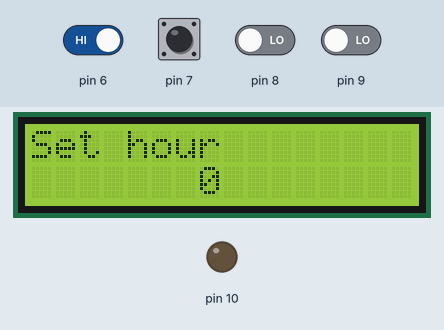
This sketch was run on a simulated Arduino Uno, built with avr-gcc and run on an emulated ATmega328P. Parts: 16×2 character LCD, output pins drawn as LEDs (lit = HIGH). The inputs (shaded band) are chosen by the test bench; at power-on: pin 6, pin 7 HIGH, pin 8, pin 9 LOW. The local clock reads 2024-03-15 10:24:30 at power-on unless the sketch sets it.

Above: at 1.2 s.
1.3 s: pin 9 driven HIGH
At 1.6 s:
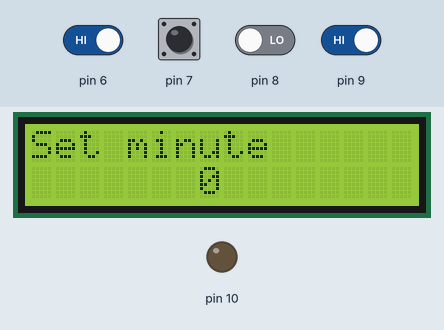
At 2.01 s:
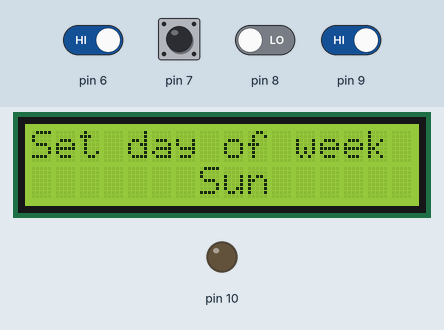
3.4 s: pin 6 driven LOW
At 4.8 s:
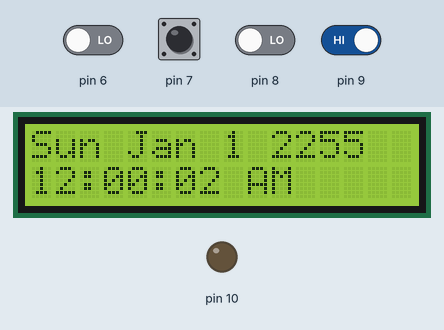
Timing chart, 0 to 6.4 s (numbered marks = the images above; inputs shaded):
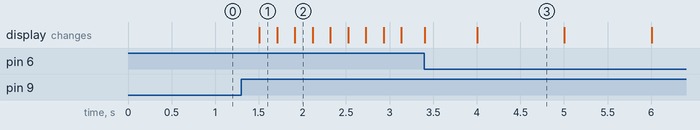

The sketch:

LCDClock.ino
```cpp
#include "RTClib.h"
#include <LiquidCrystal.h>

LiquidCrystal lcd(12, 11, 5, 4, 3, 2);
int alarmState = 0;
int alarmSnooze = 0;
int btnSet = 0;
int btnSel = 0;
int alarmValue = 0;
int alarmCounter = 0;
boolean turnOffAlarm = false;
boolean settingAlarm = false;
int counter = 0;
boolean initialCount = true;
boolean alarmSet = false;
int timeArray[6]; // 0=Hour, 1=Minutes, 2=day, 3=Day of Week, 4=Month, 5=Year;
int timeCounter = 0;
int alarmArray[2];
char* days[] = { "Sun", "Mon", "Tue", "Wed", "Thu", "Fri", "Sat" };
char* months[] = { "Jan", "Feb", "Mar", "Apr", "May", "Jun", "Jul", "Aug", "Sep", "Oct", "Nov", "Dec" };
RTC_DS1307 rtc;    // Create a RealTimeClock object
DateTime now; // Read data from the RTC Chip

void setup()
{
  Serial.begin(9600);
  lcd.begin(16, 2);
  pinMode(10, OUTPUT);
  rtc.begin(); // Start the RTC library code
  rtc.adjust(DateTime(0, 0, 0, 0, 0, 0));
}
void loop()
{
  alarmState = digitalRead(6);
  alarmSnooze = digitalRead(7);
  btnSet = digitalRead(8);
  btnSel = digitalRead(9);

  if (timeCounter == 0)
  {
    if(initialCount == true){
      counter=0;
      initialCount = false;
    }
    setHour();
  }
  else if (timeCounter == 1)
  {
    if(initialCount == true){
      counter=0;
      initialCount =false;
    }
    setMinute();
  }
  else if (timeCounter == 2)
  {
    if(initialCount == true){
      counter= 1;
      initialCount=false;
    }
    setDay();
  }
  else if (timeCounter == 3)
  {
    if(initialCount == true){
      counter = 0;
      initialCount =false;
    }
    setDOW();
  }
  else if (timeCounter == 4)
  {
    if(initialCount==true){
      counter=0;
      initialCount=false;
    }
    setMonth();
  }
  else if (timeCounter == 5)
  {
    if(initialCount==true){
      counter=0;
      initialCount=false;
    }
    setYear();
  }
  else if (timeCounter == 6)
  {
    rtc.adjust(DateTime(2000+timeArray[5], timeArray[4], timeArray[2], timeArray[0], timeArray[1], 0));
    timeCounter++;
    delay(200);
  }
  else if (timeCounter > 6){
    if(alarmState == LOW&&settingAlarm==false){
      now = rtc.now();
      digitalClockDisplay();
    }
    else if(alarmState == HIGH||settingAlarm==true)
    {
      settingAlarm = true;
      if(alarmValue==0){
        if(initialCount==true)
        {
          lcd.clear();
          alarmCounter=0;
          initialCount=false;
        }
        setAlarmHour();
      }
      else if(alarmValue==1){
        if(initialCount==true)
        {
          alarmCounter=0;
          initialCount=false;
        }
        setAlarmMinute();
      }
      else if(alarmValue>1){
        alarmSet = true;
        settingAlarm = false;
      }
    }
    if(alarmArray[0]==now.hour()&&alarmArray[1]==now.minute()&&turnOffAlarm==false&&alarmSet==true&&alarmSnooze==LOW){
      tone(13,262);
      digitalWrite(10, HIGH);
    }
    else if(alarmArray[0]==now.hour() && alarmArray[1]==now.minute()&&turnOffAlarm==false&&alarmSet==true&&alarmSnooze==HIGH){
      noTone(13);
      digitalWrite(10, LOW);
      turnOffAlarm = true;
    }
  }
}

void nextValue(){
  btnSel=LOW;
  // Update array value with counter
  timeArray[timeCounter] = counter;
  counter=0;
  initialCount = true;
  timeCounter++;
  delay(200);
  lcd.clear();
}
void nextAlarmValue(){
  btnSel=LOW;
  // Update array value with counter
  alarmArray[alarmValue] = alarmCounter;
  alarmCounter=0;
  initialCount = true;
  alarmValue++;
  delay(200);
  lcd.clear();
}

void setAlarmHour(){
   if(alarmCounter==24){
    alarmCounter=0;
    lcd.clear();
  }
  lcd.setCursor(0,0);
  lcd.print("Set alarm hour");
  lcd.setCursor(7,1);
  lcd.print(alarmCounter);
  if (btnSet==HIGH)
  {
    alarmCounter++;
    delay(200);
  }
 else if(btnSel==HIGH)
 {
  nextAlarmValue();
 }
}

void setAlarmMinute(){
  if(alarmCounter==59){
  alarmCounter=0;
  lcd.clear();
  }
  lcd.setCursor(0,0);
  lcd.print("Set alarm minute");
  lcd.setCursor(7,1);
  lcd.print(alarmCounter);
  if (btnSet==HIGH)
  {
    alarmCounter++;
    delay(200);
  }
 else if(btnSel==HIGH)
 {
  nextAlarmValue();
 }
}

void setDOW(){
  if(counter==7){
    counter=0;
    lcd.clear();
  }
  lcd.setCursor(0,0);
  lcd.print("Set day of week");
  lcd.setCursor(7,1);
  lcd.print(days[counter]);
  if (btnSet==HIGH)
  {
    counter++;
    delay(200);
  }
 else if(btnSel==HIGH)
 {
  nextValue();
 }
}
void setHour()
{
  if(counter==24){
    counter=0;
    lcd.clear();
  }
  lcd.setCursor(0,0);
  lcd.print("Set hour");
  lcd.setCursor(7,1);
  lcd.print(counter);
  if (btnSet==HIGH)
  {
    counter++;
    delay(200);
  }
 else if(btnSel==HIGH)
 {
  nextValue();
 }
}

// Function to set minutes
void setMinute()
{
  if(counter==60){
    counter=0;
    lcd.clear();
  }
  lcd.setCursor(0,0);
  lcd.print("Set minute");
  lcd.setCursor(7,1);
  lcd.print(counter);
  if (btnSet==HIGH)
  {
    counter++;
    delay(200);
  }
 else if(btnSel==HIGH)
 {
  nextValue();
 }
}

// Function to set date
void setDay()
{
  if(counter==32){
    counter=1;
    lcd.clear();
  }
  lcd.setCursor(0,0);
  lcd.print("Set day");
  lcd.setCursor(7,1);
  lcd.print(counter);
  if (btnSet==HIGH)
  {
    counter++;
    delay(200);
  }
 else if(btnSel==HIGH)
 {
  nextValue();
 }
}

// Function to set month
void setMonth()
{
  if(counter==12){
    counter=0;
    lcd.clear();
  }
  lcd.setCursor(0,0);
  lcd.print("Set month");
  lcd.setCursor(7,1);
  lcd.print(months[counter]);
  if (btnSet==HIGH)
  {
    counter++;
    delay(200);
  }
 else if(btnSel==HIGH)
 {
  nextValue();
 }
}

// Function to set year
void setYear()
{
  lcd.setCursor(0,0);
  lcd.print("Set year");
  lcd.setCursor(7,1);
  lcd.print(counter);
  if (btnSet==HIGH)
  {
    counter++;
    delay(200);
  }
 else if(btnSel==HIGH)
 {
  nextValue();
 }
}

void digitalClockDisplay(){
  // digital clock display of the time
  long hours;
  String amOrPm = "";
  if(now.hour() > 12){
    hours = now.hour() - 12;
    amOrPm = "PM";
  }
  else if(now.hour()==0){
    hours=12;
    amOrPm = "AM";
  }
  else{
    hours = now.hour();
    amOrPm = "AM";
  }
  lcd.setCursor(0,0);
  lcd.print(days[timeArray[3]]);
  lcd.print(" ");
  lcd.print(months[timeArray[4]]);
  lcd.print(" ");
  lcd.print(now.day());
  lcd.print(" ");
  lcd.print(now.year());
  lcd.setCursor(0,1);
  lcd.print(hours);
  printDigits(now.minute());
  printDigits(now.second());
  lcd.print(" ");
  lcd.print(amOrPm);
}

void printDigits(int digits){
  // utility function for digital clock display: prints preceding colon and leading 0
  lcd.print(":");
  if(digits < 10)
    lcd.print('0');
  lcd.print(digits);
}
```

Measured:
- after the input at 1.3 s, the display: first changes after 0.20 s (image 1 shows a later state)
- after the input at 3.4 s, the display: first changes at once (image 3 shows a later state)
- what the display in image 3 shows lasts 1.0 s, from 4.0 s to 5.0 s
